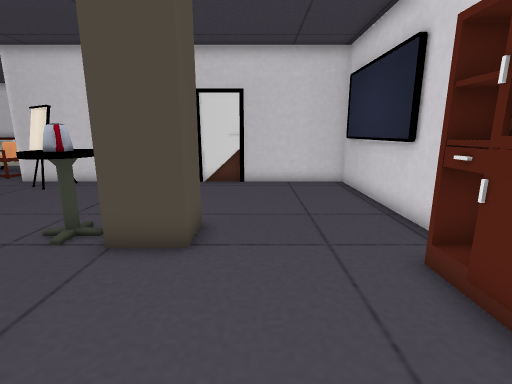
[1] (above)

19 first-person views from a walk through a Unity game level. The camera is 1.2 m above the floor, tilts 12° down and sees 85° across. Doors are open. The floor is counted in squares, 0.5 m on a side. Each view is taken from the middle of a square. On the plan, view 1 faces up. The plan holds only what a view shows up to about 18 squares ahead; the rest is blank.

[2]
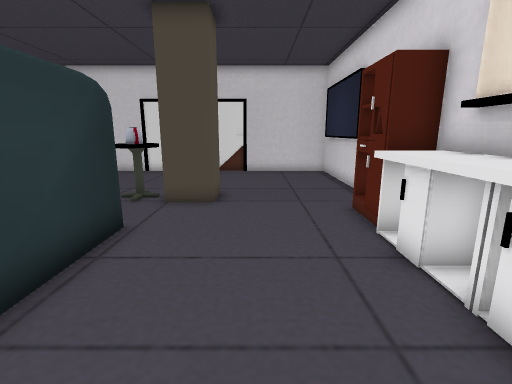

[3]
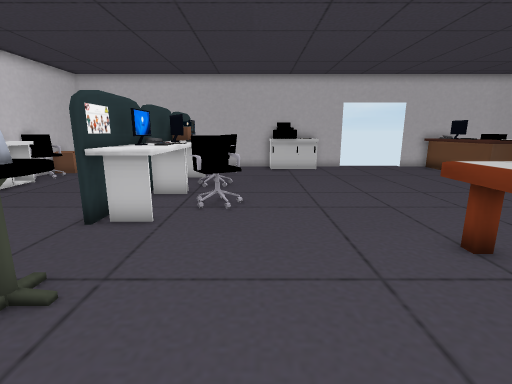

[4]
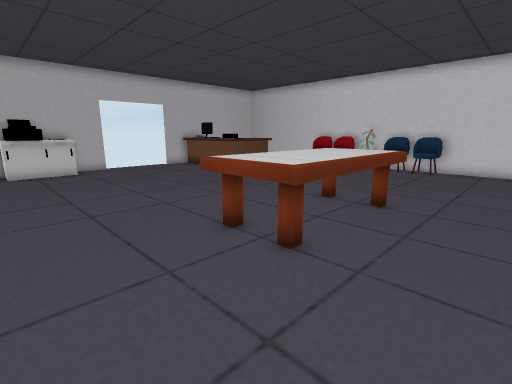

[5]
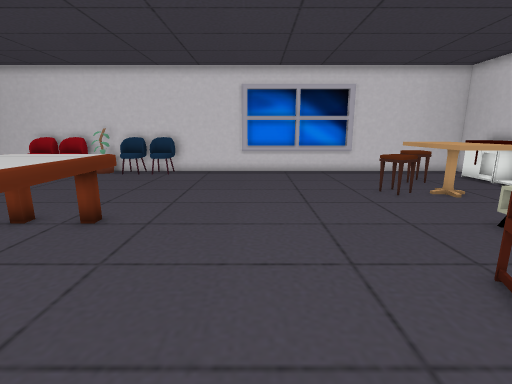

[6]
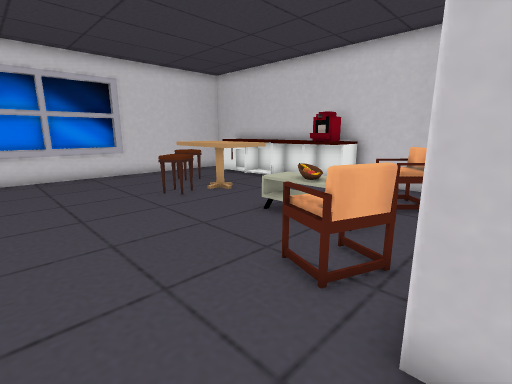

[7]
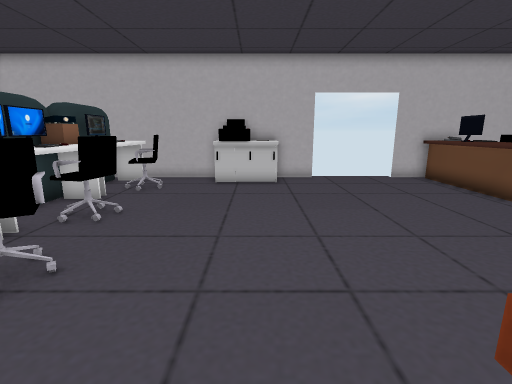

[8]
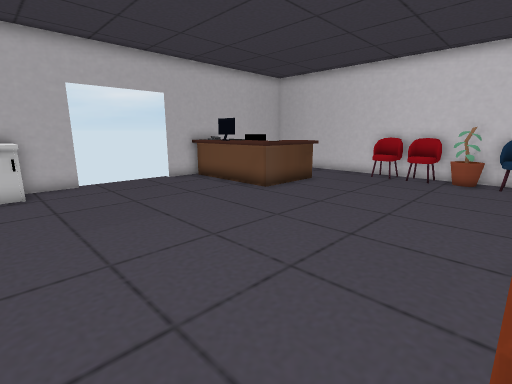

[9]
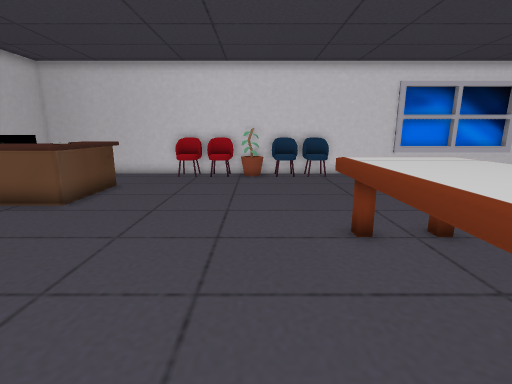

[10]
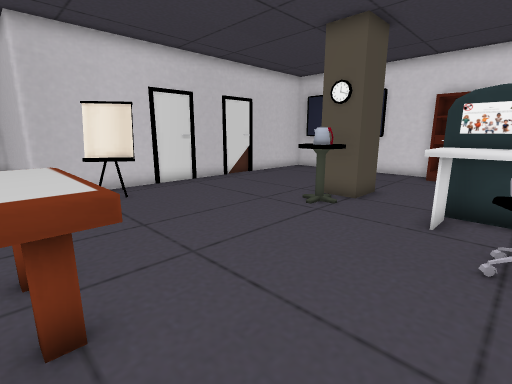

[11]
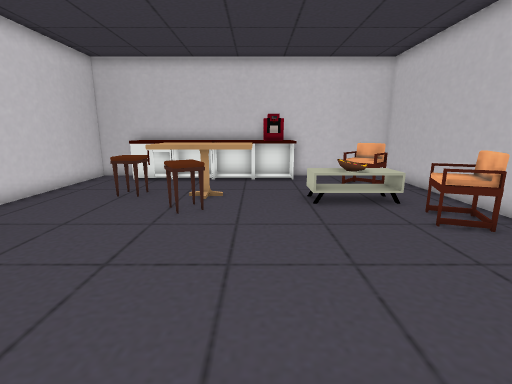

[12]
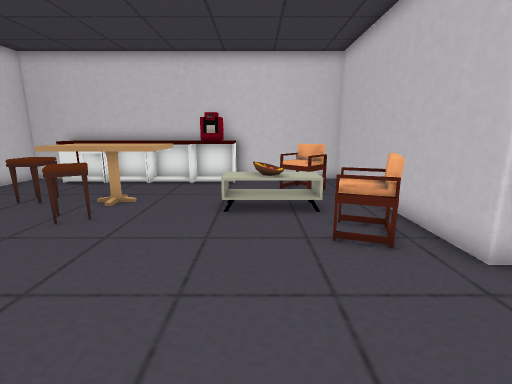

[13]
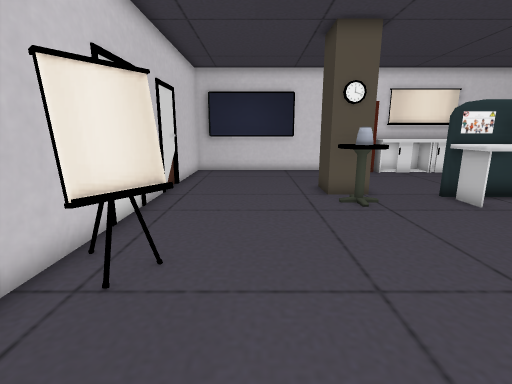

[14]
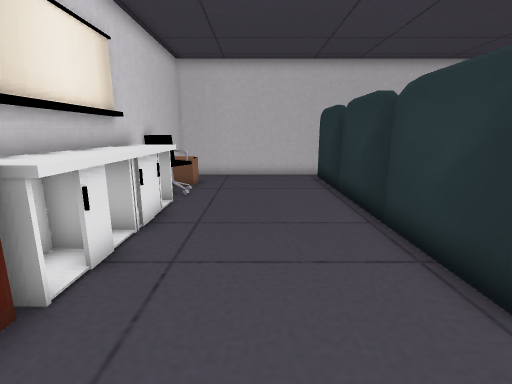

[15]
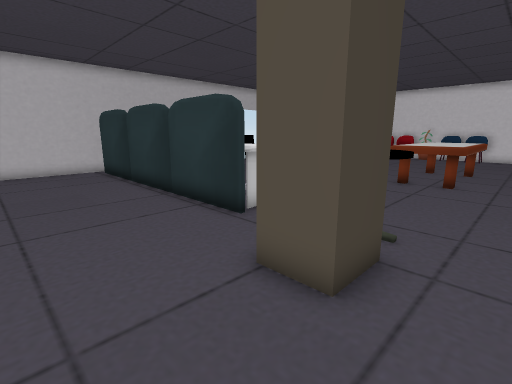

[16]
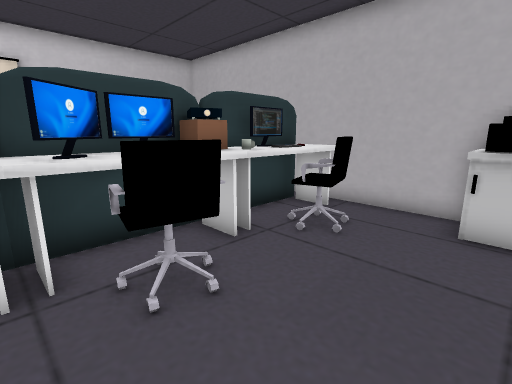

[17]
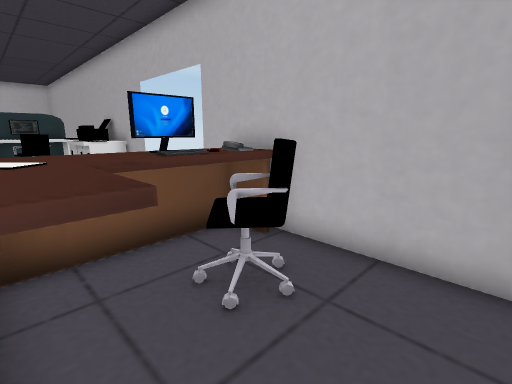

[18]
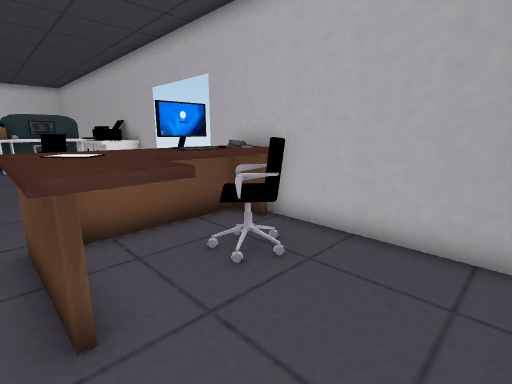

[19]
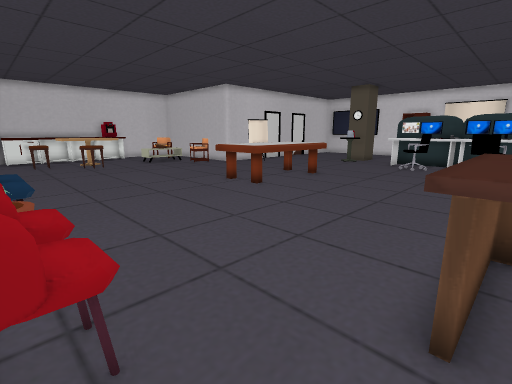

### Floor plan
Points are (right, up) in squares from view 1. A wall is a line through its corners. A room is listed if a view was taken in it or the views show most of it. See-through windows are left out.
Room 1 (views 1, 2, 3, 4, 5, 6, 7, 8, 9, 10, 11, 12, 13, 14, 15, 16, 17, 18, 19)
walls: (-10.3, 12.5) (-10, 12.9); (-8.6, 11.9) (-10, 12.9); (-8.5, 12.1) (-8.9, 11.5); (-3.4, 3) (-3.4, -9.5); (-3.6, 1.3) (-3.6, 3); (-4.6, -5.3) (-4.3, -4.6) (-3.6, -4.6); (-4.5, -5.6) (-4.5, -4.6); (-3.6, -5.5) (-3.6, -2.1); (-27.1, 5.8) (-27.2, 5.3); (-27.4, 4.1) (-27.4, 3.6); (-27.4, 0.2) (-27.4, -0.4); (-14.1, -10.2) (-11.4, -10.2); (-9.6, -10.2) (4.3, -10.2) (4.3, -6.4); (-27.9, 13) (-27.9, 10.5); (4.3, 5.4) (4.3, 13.8) (-11.7, 13.8) (-11.7, 23.8) (-27.7, 23.8) (-27.7, -10.2) (-18.4, -10.2); (-17.5, 22.4) (-18.5, 22.4); (-17.6, 23.1) (-17.6, 22); (-17.8, 23.1) (-17.8, 22) (-18.5, 22); (4.3, -2.5) (4.3, 1.6); (-27.9, 16.7) (-27.9, 14.9)
low walls: (-8.9, 11.5) (-10.3, 12.5); (-8.8, 11.7) (-10.2, 12.7); (-26.2, 5.8) (-26.2, 5); (-26.2, 4) (-26.2, 3.2) (-26.9, 2.9); (-26.2, 0.4) (-26.2, -0.5) (-26.9, -0.8); (-27.2, 3.8) (-27.1, 3.2) (-26.9, 2.9); (-27.3, 5) (-26.9, 4.7); (-26.9, 0.6) (-27.4, 0.2); (-26.2, -1.4) (-26.2, -2.1); (-27.1, 0.4) (-27.2, -0.1); (-27.2, 0.7) (-26.4, 0.7); (-27.4, -0.2) (-26.9, -0.7); (-26.4, -2.5) (-27.1, -2.5); (-27.1, -1.1) (-26.5, -1.1); (-27.4, -0.4) (-26.7, -0.6); (-27.3, -1.3) (-27.4, -2) (-27.1, -2.3) (-26.7, -2.4); (-27.2, -1.7) (-27.1, -2.3); (2.9, -7.4) (2.9, -6.7) (4.1, -6.7)
ways out: open door at (-16.2, -10.4)
objects: cabinet (-25, 22) to (-23, 23); chair (-24, -9) to (-22, -7); desk (-24, -9) to (-20, -4); stool (-24, 18) to (-23, 19); table (-23, 18) to (-19, 20); cabinet (-23, 22) to (-21, 23); stool (-22, 16) to (-21, 17); phone (-21, -9); cabinet (-20, 22) to (-20, 23); cabinet (-19, 22) to (-19, 23); table (-18, 4) to (-12, 7); cabinet (-17, 22) to (-17, 23); other object (-16, 18); other object (-16, 19); other object (-15, 18); chair (-15, 20) to (-13, 22); chair (-14, 15) to (-13, 16); cabinet (-12, -10) to (-11, -8); other object (-10, -10) to (-9, -9); chair (-7, -8) to (-6, -7); chair (-7, -4) to (-6, -2); chair (-7, 0) to (-6, 1); desk (-5, -9) to (-4, -6); other object (-5, -6); desk (-5, -5) to (-4, -2); desk (-5, 0) to (-4, 3); kettle (-4, 6); pillar (-3, 6) to (-1, 7); chair (3, -6) to (4, -4); cabinet (3, -3) to (4, -1); cabinet (3, 0) to (4, 3); other object (3, 3) to (4, 5)

Where each view was taken, in squares from view 1:
view 1: 0 up, 0 right, facing up
view 2: 4 down, 0 right, facing up
view 3: 10 up, 8 left, facing down
view 4: 10 up, 8 left, facing down-left
view 5: 11 up, 10 left, facing left
view 6: 11 up, 11 left, facing up-left
view 7: 5 up, 11 left, facing down
view 8: 4 up, 11 left, facing down-left
view 9: 2 up, 11 left, facing left
view 10: 1 up, 13 left, facing up-right
view 11: 8 up, 19 left, facing up
view 12: 9 up, 16 left, facing up
view 13: 10 up, 14 left, facing right
view 14: 6 up, 0 right, facing down
view 15: 9 up, 2 right, facing down-left
view 16: 1 down, 10 left, facing down-right
view 17: 5 down, 26 left, facing down-right
view 18: 4 down, 27 left, facing down-right
view 19: 5 down, 27 left, facing up-right
